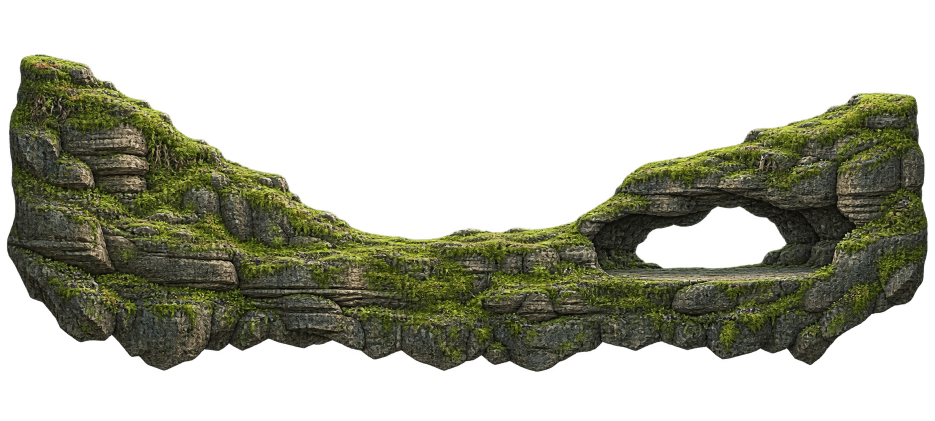
#> input picture assets/workbench/maps/moss-valley-v3/source.png, 1870 x 841 px, found by its file name (shown at 1/2 size)
$ python import-terrain-mask.py source.png output.ts
#> lines starting #> are read from the running program, lines starting #| are printed output that depends on the picture
"""Compile an image alpha channel into deterministic collision columns (Pillow).

This reads the source without modifying it. Runtime clients never decode an image
for physics. Usage: python3 tools/import-terrain-mask.py source.png output.ts
"""
import hashlib
import json
import sys
from pathlib import Path
from PIL import Image

WIDTH, HEIGHT = 400, 225
THRESHOLD = 160


def columns_from_alpha(path, width=WIDTH, height=HEIGHT):
#> called with width = 400, height = 225
    if not 1 <= width <= 500 or not 1 <= height <= 225:
        raise ValueError("Terrain dimensions exceed validated bounds")
    image = Image.open(path).convert("RGBA")
#> image is the input picture: PIL image 1870x841 RGBA; mean R, G, B, A 32.9, 34.1, 20.6, 105.6
    alpha = image.getchannel("A")
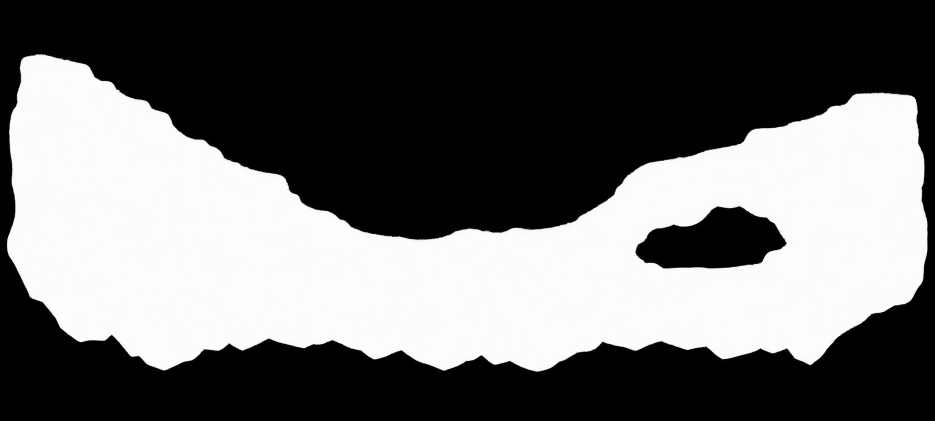
#> alpha: PIL image 1870x841 L (shown at 1/2 size); min 0, max 255, mean 105.6
    if alpha.getextrema()[0] == 255:
        raise ValueError("Terrain must have real transparent air")
    samples = alpha.resize((width, height), Image.Resampling.BOX)
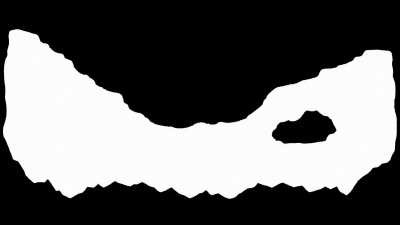
#> samples: PIL image 400x225 L; min 0, max 254, mean 105.7
    cells = [[samples.getpixel((x, y)) >= THRESHOLD for x in range(width)] for y in range(height)]
#> cells = 225 items
    columns = []
    for x in range(width):
        runs, start = [], None
        for y in range(height + 1):
            solid = y < height and cells[y][x]
            if solid and start is None:
                start = y
            if not solid and start is not None:
                # Tiny leaves/roots are decoration, not load-bearing platforms.
                if y - start >= 4:
                    runs.append([start, y])
                start = None
        columns.append(runs)
#> after the loop, columns = 400 items
    return columns


def main():
    source, destination = map(Path, sys.argv[1:3])
    prefix = sys.argv[3] if len(sys.argv) > 3 else "ROCK_ARCH"
    if not prefix.isidentifier() or not prefix.isascii():
        raise ValueError("Invalid TypeScript symbol prefix")
    width = int(sys.argv[4]) if len(sys.argv) > 4 else WIDTH
    height = int(sys.argv[5]) if len(sys.argv) > 5 else HEIGHT
    columns = columns_from_alpha(source, width, height)
#> columns = 400 items
    digest = hashlib.sha256(source.read_bytes()).hexdigest()
    destination.write_text("// Generated by tools/import-terrain-mask.py; do not hand-edit.\n"
        f'export const {prefix}_SOURCE_SHA256 = "{digest}";\n'
        f"export const {prefix}_COLUMNS: readonly (readonly (readonly [number, number])[])[] = {json.dumps(columns, separators=(',', ':'))};\n")
    print(f"Compiled {width}x{height} collision mask; alpha threshold {THRESHOLD}; source {digest}")


if __name__ == "__main__":
    main()
